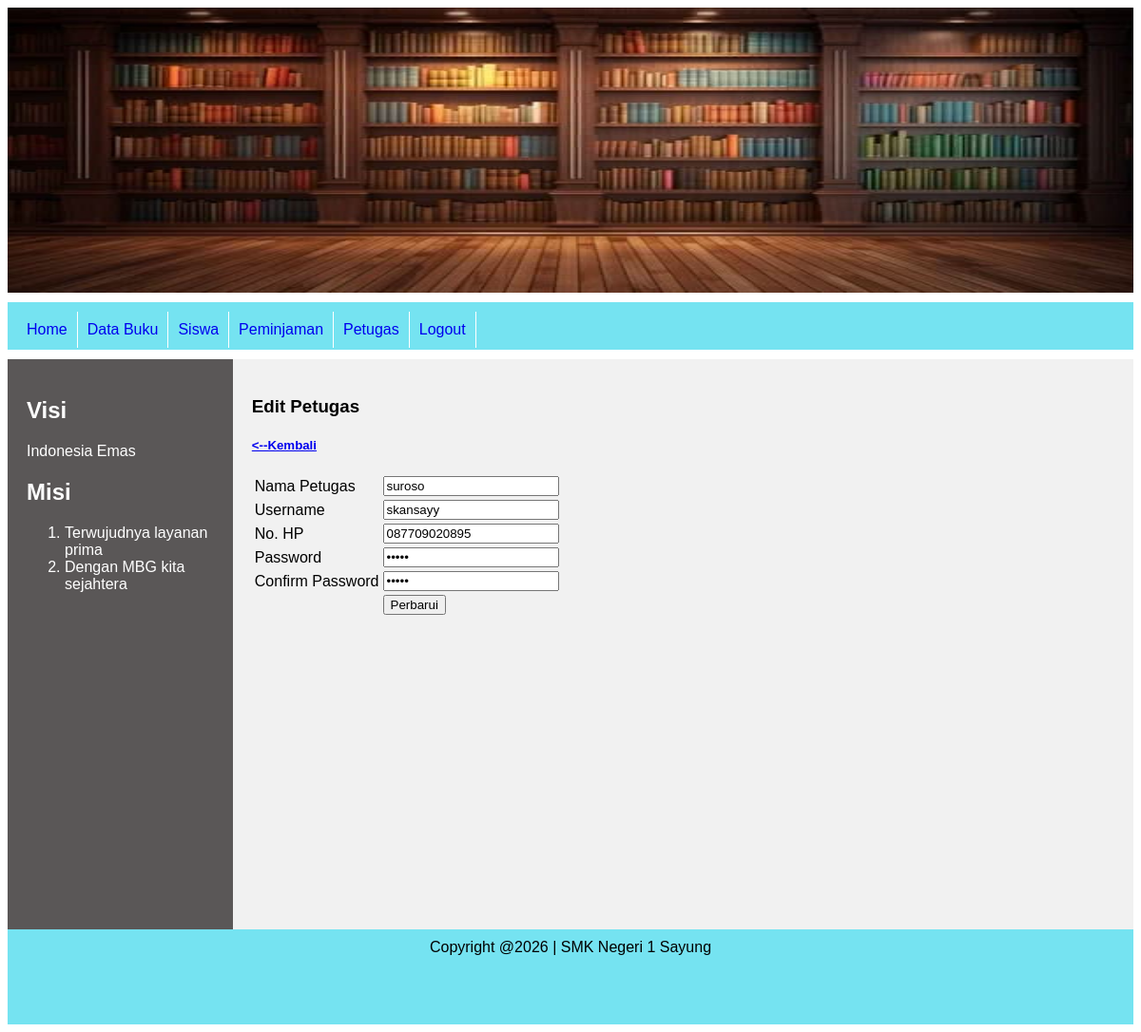
Screenshot of /admin/index.php?page=petugasubah&idpetugas=1 (signed in) with the database file from the repository.
### tables this page shows
CREATE TABLE `tbl_petugas` (
  `idpetugas` int NOT NULL,
  `namapetugas` varchar(100) NOT NULL,
  `hp` varchar(20) NOT NULL,
  `username` varchar(50) NOT NULL,
  `password` varchar(50) NOT NULL,
  `created_at` timestamp NOT NULL DEFAULT CURRENT_TIMESTAMP,
  `updated_at` timestamp NULL DEFAULT NULL
);

### admin/halaman/petugas/petugasubah.php (the view, shortened to what this page needs)
<?php
include "../koneksi.php";
$id = $_GET['idpetugas'];
$sql = "SELECT * FROM tbl_petugas WHERE idpetugas = $id";
$query = mysqli_query($conn, $sql);
?>
<!DOCTYPE html>
<html lang="en">
<head>
</head>
<body>
    <h3>Edit Petugas</h3>
    <h5><a href="index.php?page=petugas"><--Kembali</a></h5>
    <form action="halaman/petugas/petugasubah_aksi.php" method="post">
        <?php
        while($data = mysqli_fetch_assoc($query)) {
        ?>
    <table>
        <tr>
            <td>Nama Petugas</td>
            <td><input type="text" name="namapetugas" value="<?php echo $data['namapetugas'];?>"></td>
        </tr>
        <tr>
            <td>Username</td>
            <td><input type="text" name="username" value="<?php echo $data['username'];?>"></td>
        </tr>
        <tr>
            <td>No. HP</td>
            <td><input type="number" name="hp" value="<?php echo $data['hp'];?>"></td>
        </tr>
        <tr>
            <td>Password</td>
            <td><input type="password" name="password" value="<?php echo $data['password'];?>"></td>
        </tr>
        <tr>
            <td>Confirm Password</td>
            <td><input type="password" name="cpass" value="<?php echo $data['password'];?>"></td>
        </tr>
        <tr>
            <td></td>
            <td><input type="submit" name="tombolubah" value="Perbarui"></td>
        </tr>
    </table>
    <?php }
    ?>
</form>
</body>
</html>

### css/style.css (style rules this page uses)
* { box-sizing: border-box; }
body { font-family: Arial, Helvetica, sans-serif; }

### rows the page displays
tbl_petugas: namapetugas "suroso", username "skansayy", hp "087709020895"
